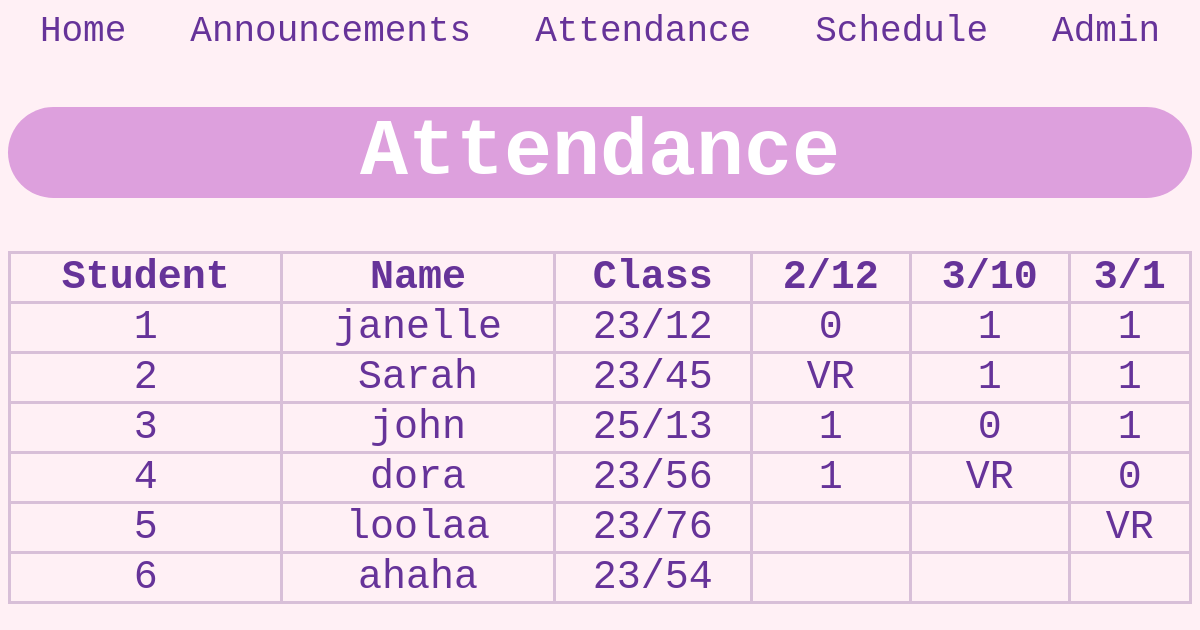
The app's page /attendance with its own data.
### tables this page shows
CREATE TABLE "attendance" (
	`stu_id`	INTEGER PRIMARY KEY AUTOINCREMENT,
	`name`	TEXT,
	`class`	TEXT
, '2_12' TEXT, '3_10' TEXT, '3_1' TEXT);

### main.py (the view)
@app.route("/attendance")
def attendance():
    data = opendb("SELECT * FROM attendance")
    con = sqlite3.connect('activity_hub.db')
    cur = con.cursor()
    query = "SELECT * FROM attendance LIMIT 1"
    cur.execute(query)
    dates = [description[0] for description in cur.description]
    formatted_dates = []
    for date in dates[3:]:
        split_date = date.split("_")
        formatted_dates.append(split_date[0] + "/" + split_date[1])
    dates = formatted_dates
    con.close()
    return render_template("attendance.html", data=data, dates=dates)

### main.py (called while the page is built)
def opendb(query, params=None):
    con = sqlite3.connect('activity_hub.db')
    cur = con.cursor()
    if params is None:
        cur.execute(query)
    else:
        cur.execute(query, params)
    res = cur.fetchall()
    con.close()
    return res

### templates/attendance.html (shortened to what this page needs)
<!DOCTYPE HTML>
<html>
<head>
	<link rel="stylesheet" href="{{ url_for('static', filename='style.css') }}">
</head>
<body>
	<a href="{{ url_for('home') }}" style="text-decoration: none;">Home</a>
	<a href="{{ url_for('announce') }}" style="text-decoration: none;">Announcements</a>
	<a href="{{ url_for('attendance') }}" style="text-decoration: none;">Attendance</a>
	<a href="{{ url_for('schedule') }}" style="text-decoration: none;">Schedule</a>
	<a href="{{ url_for('admin') }}" style="text-decoration: none;">Admin</a>
	<h1>Attendance</h1>
	<table>
		<tr>
			<th>Student</th>
			<th>Name</th>
			<th>Class</th>
			{% for date in dates %}
			<th>{{ date }}</th>
			{% endfor %}
		</tr>
		{% for attendances in data %}
		<tr>
			{% for attendance in attendances %}
			{% if attendance is none %}
			<td></td>
			{% else %}
			<td>{{ attendance }}</td>
			{% endif %}
			{% endfor %}
		</tr>
		{% endfor %}
	</table>
</body>
</html>

### static/style.css (style rules this page uses)
body { font-family: Courier New; background-color: lavenderblush; text-align: center; font-size: 40px; color: rebeccapurple; }
h1 { border: none; border-radius: 50px; background-color: plum; color: white; }
table { width: 100%; border-collapse: collapse; color: rebeccapurple; }
th, td { border: 3px solid thistle; text-align: center; }
a { font-size: 36px; color: rebeccapurple; margin-left: 20px; margin-right: 20px; }

### records on screen
attendance: attendances "1" "0" "1" "1", name "janelle", class "23/12"
attendance: attendances "2" "1" "1", name "Sarah", class "23/45", 2_12 "VR"
attendance: attendances "3" "1" "0" "1", name "john", class "25/13"
attendance: attendances "4" "1" "0", name "dora", class "23/56", 3_10 "VR"
attendance: attendances "5", name "loolaa", class "23/76", 3_1 "VR"
attendance: attendances "6", name "ahaha", class "23/54"

### other values on screen
{{ date }} "2/12" "3/10" "3/1"
